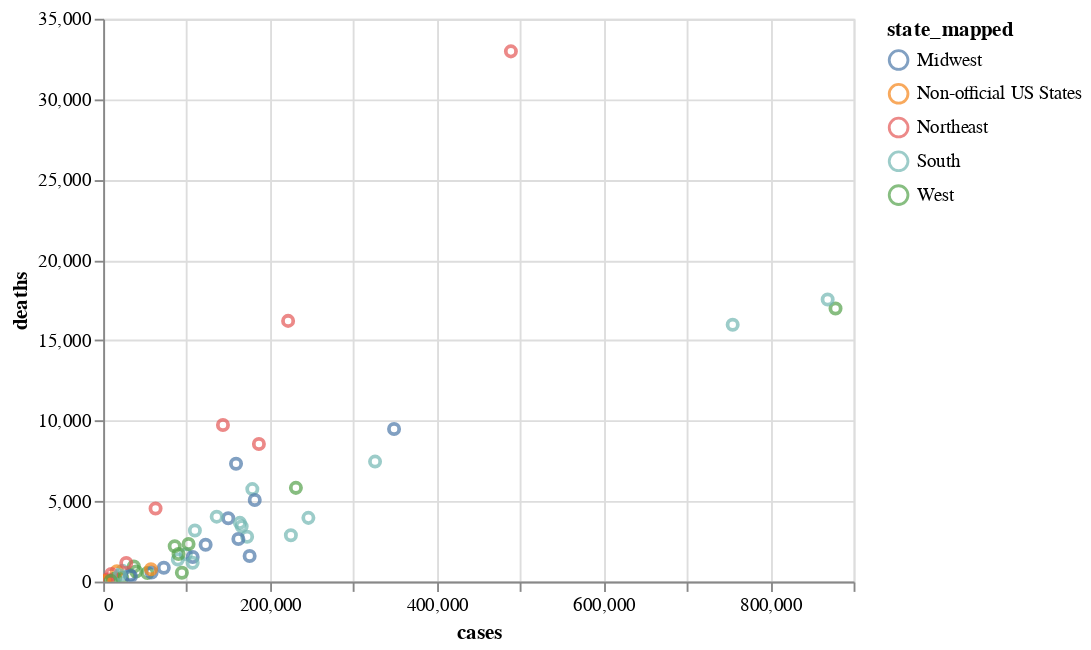

Here is the notebook cell this chart was saved with:
### Markdown cell above
## What is the relationship between number of deaths and cases?

- There is seems to be a positive linear relationship between deaths and cases for COVID in the Northeast, as indicated by the orange color. As the number of cases goes up, the number of deaths goes up
- There is a cluster identified in the region encapsulated by (0,0) and (400000,10000) for COVID cases and deaths in the Midwest, as indicated by the light blue color
- The extreme COVID cases (> 800,000) were coming from the South and the West, as indicated by the light green and dark green colors
- Interesting, in Northeast regions, the deaths reached of over 15,000 with only ~200,000 cases . The same amount of deaths would requires >700,000 cases in the South and West Region

### Code cell
alt.Chart(df).mark_point().encode(
    x = "cases",
    y = "deaths",
    color = "state_mapped"
).interactive()

### Figure 1 — Vega-Lite specification as saved in the notebook (floating-point values rounded to 4 significant figures)
{"config": {"view": {"continuousWidth": 400, "continuousHeight": 300}}, "data": {"name": "data-fcaa1acdb69b1ca3cf220348a0e55b09"}, "mark": "point", "encoding": {"color": {"type": "nominal", "field": "state_mapped"}, "x": {"type": "quantitative", "field": "cases"}, "y": {"type": "quantitative", "field": "deaths"}}, "selection": {"selector013": {"type": "interval", "bind": "scales", "encodings": ["x", "y"]}}, "$schema": "https://vega.github.io/schema/vega-lite/v4.8.1.json", "datasets": {"data-fcaa1acdb69b1ca3cf220348a0e55b09": [{"date": "10/18/2020", "state": "Alabama", "id": 1, "cases": 172626, "deaths": 2788, "state_mapped": "South", "color": "red", "cases_log_scale": 5.237, "deaths_log_scale": 3.445}, {"date": "10/18/2020", "state": "Alaska", "id": 2, "cases": 11934, "deaths": 63, "state_mapped": "West", "color": "red", "cases_log_scale": 4.077, "deaths_log_scale": 1.799}, {"date": "10/18/2020", "state": "Arizona", "id": 4, "cases": 231149, "deaths": 5827, "state_mapped": "West", "color": "red", "cases_log_scale": 5.364, "deaths_log_scale": 3.765}, {"date": "10/18/2020", "state": "Arkansas", "id": 5, "cases": 99066, "deaths": 1704, "state_mapped": "South", "color": "red", "cases_log_scale": 4.996, "deaths_log_scale": 3.231}, {"date": "10/18/2020", "state": "California", "id": 6, "cases": 878346, "deaths": 16979, "state_mapped": "West", "color": "red", "cases_log_scale": 5.944, "deaths_log_scale": 4.23}, {"date": "10/18/2020", "state": "Colorado", "id": 8, "cases": 85803, "deaths": 2199, "state_mapped": "West", "color": "red", "cases_log_scale": 4.934, "deaths_log_scale": 3.342}, {"date": "10/18/2020", "state": "Connecticut", "id": 9, "cases": 62830, "deaths": 4542, "state_mapped": "Northeast", "color": "grey", "cases_log_scale": 4.798, "deaths_log_scale": 3.657}, {"date": "10/18/2020", "state": "Delaware", "id": 10, "cases": 23093, "deaths": 665, "state_mapped": "South", "color": "red", "cases_log_scale": 4.363, "deaths_log_scale": 2.823}, {"date": "10/18/2020", "state": "District of Columbia", "id": 11, "cases": 16370, "deaths": 641, "state_mapped": "Non-official US States", "color": "Not an official US State", "cases_log_scale": 4.214, "deaths_log_scale": 2.807}, {"date": "10/18/2020", "state": "Florida", "id": 12, "cases": 755012, "deaths": 15966, "state_mapped": "South", "color": "red", "cases_log_scale": 5.878, "deaths_log_scale": 4.203}, {"date": "10/18/2020", "state": "Georgia", "id": 13, "cases": 326080, "deaths": 7460, "state_mapped": "South", "color": "red", "cases_log_scale": 5.513, "deaths_log_scale": 3.873}, {"date": "10/18/2020", "state": "Guam", "id": 66, "cases": 4507, "deaths": 64, "state_mapped": "Non-official US States", "color": "Not an official US State", "cases_log_scale": 3.654, "deaths_log_scale": 1.806}, {"date": "10/18/2020", "state": "Hawaii", "id": 15, "cases": 14183, "deaths": 186, "state_mapped": "West", "color": "red", "cases_log_scale": 4.152, "deaths_log_scale": 2.27}, {"date": "10/18/2020", "state": "Idaho", "id": 16, "cases": 53092, "deaths": 532, "state_mapped": "West", "color": "red", "cases_log_scale": 4.725, "deaths_log_scale": 2.726}, {"date": "10/18/2020", "state": "Illinois", "id": 17, "cases": 348870, "deaths": 9491, "state_mapped": "Midwest", "color": "grey", "cases_log_scale": 5.543, "deaths_log_scale": 3.977}, {"date": "10/18/2020", "state": "Indiana", "id": 18, "cases": 150005, "deaths": 3937, "state_mapped": "Midwest", "color": "grey", "cases_log_scale": 5.176, "deaths_log_scale": 3.595}, {"date": "10/18/2020", "state": "Iowa", "id": 19, "cases": 107334, "deaths": 1532, "state_mapped": "Midwest", "color": "grey", "cases_log_scale": 5.031, "deaths_log_scale": 3.185}, {"date": "10/18/2020", "state": "Kansas", "id": 20, "cases": 72722, "deaths": 859, "state_mapped": "Midwest", "color": "grey", "cases_log_scale": 4.862, "deaths_log_scale": 2.934}, {"date": "10/18/2020", "state": "Kentucky", "id": 21, "cases": 89538, "deaths": 1372, "state_mapped": "South", "color": "red", "cases_log_scale": 4.952, "deaths_log_scale": 3.137}, {"date": "10/18/2020", "state": "Louisiana", "id": 22, "cases": 178869, "deaths": 5750, "state_mapped": "South", "color": "red", "cases_log_scale": 5.253, "deaths_log_scale": 3.76}, {"date": "10/18/2020", "state": "Maine", "id": 23, "cases": 5939, "deaths": 146, "state_mapped": "Northeast", "color": "grey", "cases_log_scale": 3.774, "deaths_log_scale": 2.164}, {"date": "10/18/2020", "state": "Maryland", "id": 24, "cases": 136149, "deaths": 4037, "state_mapped": "South", "color": "red", "cases_log_scale": 5.134, "deaths_log_scale": 3.606}, {"date": "10/18/2020", "state": "Massachusetts", "id": 25, "cases": 143660, "deaths": 9737, "state_mapped": "Northeast", "color": "grey", "cases_log_scale": 5.157, "deaths_log_scale": 3.988}, {"date": "10/18/2020", "state": "Michigan", "id": 26, "cases": 159337, "deaths": 7323, "state_mapped": "Midwest", "color": "grey", "cases_log_scale": 5.202, "deaths_log_scale": 3.865}, {"date": "10/18/2020", "state": "Minnesota", "id": 27, "cases": 122865, "deaths": 2287, "state_mapped": "Midwest", "color": "grey", "cases_log_scale": 5.089, "deaths_log_scale": 3.359}, {"date": "10/18/2020", "state": "Mississippi", "id": 28, "cases": 110006, "deaths": 3171, "state_mapped": "South", "color": "red", "cases_log_scale": 5.041, "deaths_log_scale": 3.501}, {"date": "10/18/2020", "state": "Missouri", "id": 29, "cases": 162156, "deaths": 2648, "state_mapped": "Midwest", "color": "grey", "cases_log_scale": 5.21, "deaths_log_scale": 3.423}, {"date": "10/18/2020", "state": "Montana", "id": 30, "cases": 22821, "deaths": 241, "state_mapped": "West", "color": "red", "cases_log_scale": 4.358, "deaths_log_scale": 2.382}, {"date": "10/18/2020", "state": "Nebraska", "id": 31, "cases": 58068, "deaths": 557, "state_mapped": "Midwest", "color": "grey", "cases_log_scale": 4.764, "deaths_log_scale": 2.746}, {"date": "10/18/2020", "state": "Nevada", "id": 32, "cases": 90374, "deaths": 1711, "state_mapped": "West", "color": "red", "cases_log_scale": 4.956, "deaths_log_scale": 3.233}, {"date": "10/18/2020", "state": "New Hampshire", "id": 33, "cases": 9694, "deaths": 467, "state_mapped": "Northeast", "color": "grey", "cases_log_scale": 3.987, "deaths_log_scale": 2.669}, {"date": "10/18/2020", "state": "New Jersey", "id": 34, "cases": 221802, "deaths": 16211, "state_mapped": "Northeast", "color": "grey", "cases_log_scale": 5.346, "deaths_log_scale": 4.21}, {"date": "10/18/2020", "state": "New Mexico", "id": 35, "cases": 36788, "deaths": 934, "state_mapped": "West", "color": "red", "cases_log_scale": 4.566, "deaths_log_scale": 2.97}, {"date": "10/18/2020", "state": "New York", "id": 36, "cases": 489016, "deaths": 32972, "state_mapped": "Northeast", "color": "grey", "cases_log_scale": 5.689, "deaths_log_scale": 4.518}, {"date": "10/18/2020", "state": "North Carolina", "id": 37, "cases": 246116, "deaths": 3961, "state_mapped": "South", "color": "red", "cases_log_scale": 5.391, "deaths_log_scale": 3.598}, {"date": "10/18/2020", "state": "North Dakota", "id": 38, "cases": 31983, "deaths": 409, "state_mapped": "Midwest", "color": "grey", "cases_log_scale": 4.505, "deaths_log_scale": 2.612}, {"date": "10/18/2020", "state": "Northern Mariana Islands", "id": 69, "cases": 86, "deaths": 2, "state_mapped": "Non-official US States", "color": "Not an official US State", "cases_log_scale": 1.934, "deaths_log_scale": 0.301}, {"date": "10/18/2020", "state": "Ohio", "id": 39, "cases": 181787, "deaths": 5067, "state_mapped": "Midwest", "color": "grey", "cases_log_scale": 5.26, "deaths_log_scale": 3.705}, {"date": "10/18/2020", "state": "Oklahoma", "id": 40, "cases": 107299, "deaths": 1171, "state_mapped": "South", "color": "red", "cases_log_scale": 5.031, "deaths_log_scale": 3.069}, {"date": "10/18/2020", "state": "Oregon", "id": 41, "cases": 39532, "deaths": 622, "state_mapped": "West", "color": "red", "cases_log_scale": 4.597, "deaths_log_scale": 2.794}, {"date": "10/18/2020", "state": "Pennsylvania", "id": 42, "cases": 186772, "deaths": 8555, "state_mapped": "Northeast", "color": "grey", "cases_log_scale": 5.271, "deaths_log_scale": 3.932}, {"date": "10/18/2020", "state": "Puerto Rico", "id": 72, "cases": 57293, "deaths": 766, "state_mapped": "Non-official US States", "color": "Not an official US State", "cases_log_scale": 4.758, "deaths_log_scale": 2.884}, {"date": "10/18/2020", "state": "Rhode Island", "id": 44, "cases": 27691, "deaths": 1152, "state_mapped": "Northeast", "color": "grey", "cases_log_scale": 4.442, "deaths_log_scale": 3.061}, {"date": "10/18/2020", "state": "South Carolina", "id": 45, "cases": 163990, "deaths": 3650, "state_mapped": "South", "color": "red", "cases_log_scale": 5.215, "deaths_log_scale": 3.562}, {"date": "10/18/2020", "state": "South Dakota", "id": 46, "cases": 33269, "deaths": 323, "state_mapped": "Midwest", "color": "grey", "cases_log_scale": 4.522, "deaths_log_scale": 2.509}, {"date": "10/18/2020", "state": "Tennessee", "id": 47, "cases": 225126, "deaths": 2884, "state_mapped": "South", "color": "red", "cases_log_scale": 5.352, "deaths_log_scale": 3.46}, {"date": "10/18/2020", "state": "Texas", "id": 48, "cases": 868917, "deaths": 17541, "state_mapped": "South", "color": "red", "cases_log_scale": 5.939, "deaths_log_scale": 4.244}, {"date": "10/18/2020", "state": "Utah", "id": 49, "cases": 94394, "deaths": 544, "state_mapped": "West", "color": "red", "cases_log_scale": 4.975, "deaths_log_scale": 2.736}, {"date": "10/18/2020", "state": "Vermont", "id": 50, "cases": 1937, "deaths": 58, "state_mapped": "Northeast", "color": "grey", "cases_log_scale": 3.287, "deaths_log_scale": 1.763}, {"date": "10/18/2020", "state": "Virgin Islands", "id": 78, "cases": 1335, "deaths": 21, "state_mapped": "Non-official US States", "color": "Not an official US State", "cases_log_scale": 3.125, "deaths_log_scale": 1.322}, {"date": "10/18/2020", "state": "Virginia", "id": 51, "cases": 166138, "deaths": 3433, "state_mapped": "South", "color": "red", "cases_log_scale": 5.22, "deaths_log_scale": 3.536}, {"date": "10/18/2020", "state": "Washington", "id": 53, "cases": 102403, "deaths": 2339, "state_mapped": "West", "color": "red", "cases_log_scale": 5.01, "deaths_log_scale": 3.369}, {"date": "10/18/2020", "state": "West Virginia", "id": 54, "cases": 20081, "deaths": 399, "state_mapped": "South", "color": "red", "cases_log_scale": 4.303, "deaths_log_scale": 2.601}, {"date": "10/18/2020", "state": "Wisconsin", "id": 55, "cases": 175652, "deaths": 1588, "state_mapped": "Midwest", "color": "grey", "cases_log_scale": 5.245, "deaths_log_scale": 3.201}, {"date": "10/18/2020", "state": "Wyoming", "id": 56, "cases": 9025, "deaths": 57, "state_mapped": "West", "color": "red", "cases_log_scale": 3.955, "deaths_log_scale": 1.756}]}}
